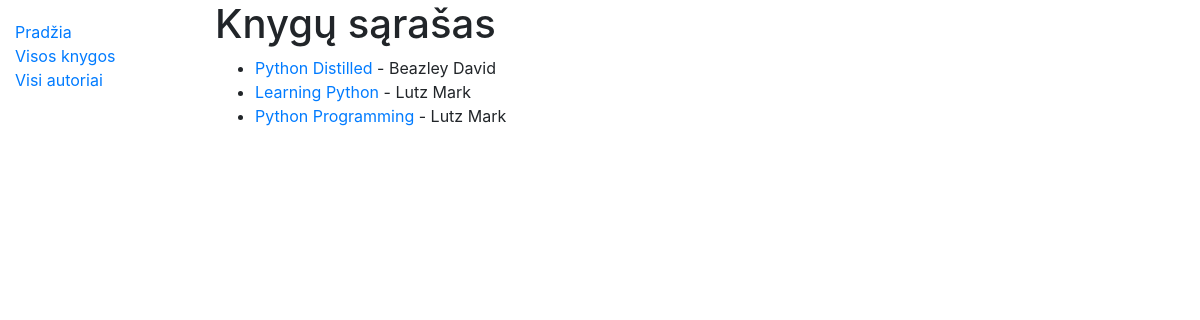
/library/books/, run on an earlier commit of the app's database.
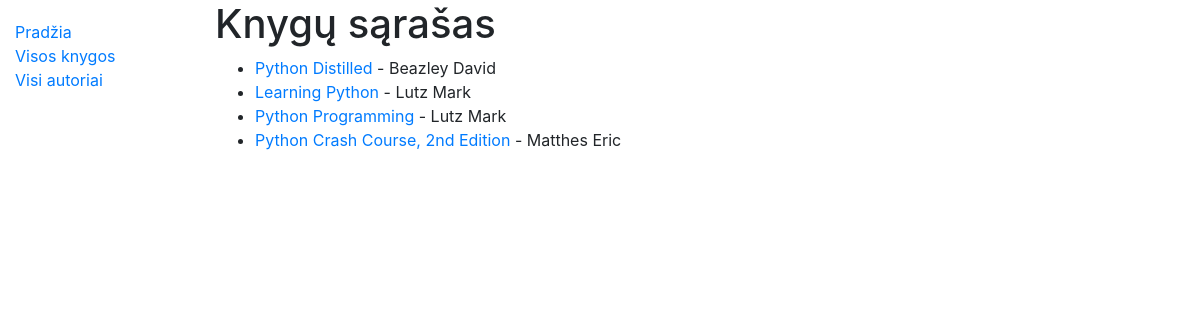
And on a later commit of the database.
### library/models.py (models this page shows, shortened)
class Book(models.Model):
    title = models.CharField("Pavadinimas", max_length=200)
    author = models.ForeignKey("Author", on_delete=models.SET_NULL, null=True, related_name="books")
    summary = models.TextField("Aprasymas", max_length=1000, help_text="Trumpas knygos aprašymas")
    isbn = models.CharField("ISBN", max_length=13)
    genre = models.ManyToManyField(Genre, help_text="Išrinkite žanrą(us) šiai knygai")
    def display_genre(self):
        return ", ".join(genre.name for genre in self.genre.all()[:3])
    display_genre.short_description = "Žanras"

class Author(models.Model):
    first_name = models.CharField("Vardas", max_length=100)
    last_name = models.CharField("Pavarde", max_length=100)
    description = models.TextField("Aprašymas", max_length=2000, default="Žinomas autorius.")
    class Meta:
        ordering = ["last_name", "first_name"]
    def display_books(self):
        return ", ".join(book.title for book in self.books.all()[:3])
    display_books.short_description = "Knygos"
    def __str__(self):
        return f"{self.last_name} {self.first_name}"

### library/views.py (the view)
# urls.py: path('books/', views.BookListView.as_view(), name='books_link'),
class BookListView(generic.ListView):
    model = Book
    template_name = "book_list.html"

### library/templates/book_list.html
{% extends "base.html" %}
{% block content %}
<h1>Knygų sąrašas</h1>
{% if book_list %}
<ul>
    {% for book in book_list %}
    <li>
        <a href="{{book.id}}">{{ book.title }}</a> - {{book.author}}
    </li>
    {% endfor %}
</ul>
{% else %}
    <p>Bibliotekoje knygų nėra.</p>
{% endif %}
{% endblock %}

### library/templates/base.html (shortened to what this page needs)
<!DOCTYPE html>
<html lang="en">
<head>
  <link rel="stylesheet" href="https://stackpath.bootstrapcdn.com/bootstrap/4.1.3/css/bootstrap.min.css">
  {% load static %}
  <link rel="stylesheet" href="{% static 'css/styles.css' %}">
</head>
<body>
  <div class="container-fluid">
    <div class="row">
      <div class="col-sm-2">
      {% block sidebar %}
        <ul class="sidebar-nav">
          <li><a href="{% url 'index' %}">Pradžia</a></li>
          <li><a href="{% url 'books_link' %}">Visos knygos</a></li>
          <li><a href="{% url 'authors_link' %}">Visi autoriai</a></li>
        </ul>
     {% endblock %}
      </div>
      <div class="col-sm-10 ">{% block content %}{% endblock %}</div>
    </div>
  </div>
</body>
</html>

### library/static/css/styles.css (style rules this page uses)
.sidebar-nav { margin-top: 20px; padding: 0; list-style: none; }

What changed in the data, as far as the page shows it:
added Book: title "Python Crash Course, 2nd Edition", author "Matthes Eric"
